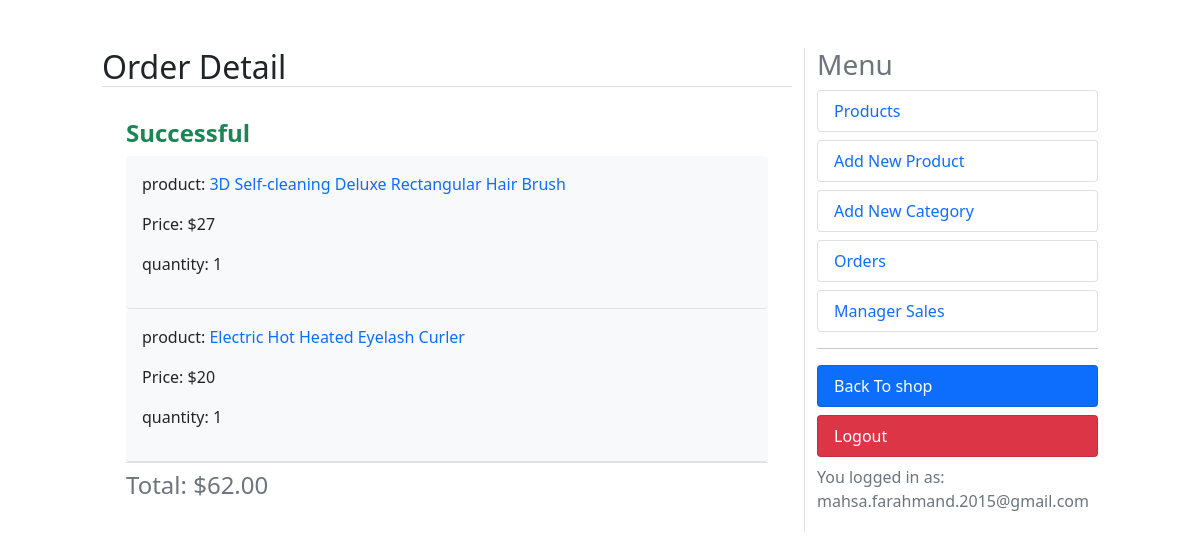
The app's page /dashboard/orders/detail/31 (signed in) with its own data.
### orders/models.py (models this page shows, shortened)
class OrderItem(models.Model):
    order = models.ForeignKey(Order, on_delete=models.CASCADE, related_name='items')
    product = models.ForeignKey(Product, on_delete=models.CASCADE, related_name='order_items')
    price = models.IntegerField()
    quantity = models.SmallIntegerField(default=1)
    def get_cost(self):
        return (self.price or 0) * (self.quantity or 0)

class Order(models.Model):
    user = models.ForeignKey(User, on_delete=models.CASCADE, related_name='orders')
    created = models.DateTimeField(auto_now_add=True)
    updated = models.DateTimeField(auto_now=True)
    status = models.BooleanField(default=False)
    shipping_price = models.DecimalField(max_digits=10, decimal_places=2, default=0)
    class Meta:
        ordering = ('-created',)
    @property
    def get_total_price(self):
        total_product_price = sum(item.get_cost() for item in self.items.all())
        return total_product_price + self.shipping_price

### shop/models.py (models this page shows, shortened)
class Product(models.Model):
    category = models.ForeignKey(Category, on_delete=models.CASCADE, related_name='category')
    image = models.ImageField(upload_to='products')
    title = models.CharField(max_length=250)
    description = models.TextField()
    price = models.IntegerField()
    date_created = models.DateTimeField(auto_now_add=True)
    added_by = models.ForeignKey(settings.AUTH_USER_MODEL, on_delete=models.SET_NULL, null=True, blank=True, related_name='products_added')
    is_approved = models.BooleanField(default=False)
    slug = models.SlugField(unique=True)
    class Meta:
        ordering = ('-date_created',)
    def get_absolute_url(self):
        return reverse('shop:product_detail', kwargs={'slug':self.slug})

### accounts/models.py (models this page shows, shortened)
class User(AbstractBaseUser):
    email = models.EmailField(verbose_name='email address', max_length=255, unique=True)
    full_name = models.CharField(max_length=100)
    is_active = models.BooleanField(default=True)
    is_admin = models.BooleanField(default=False)
    is_manager = models.BooleanField(default=False)
    likes = models.ManyToManyField(Product, blank=True, related_name='likes')
    objects = UserManager()
    USERNAME_FIELD = 'email'
    REQUIRED_FIELDS = ['full_name']

### dashboard/views.py (the view)
# urls.py: path('orders/detail/<int:id>', views.order_detail, name='order_detail'),
@user_passes_test(is_manager)
@login_required
def order_detail(request, id):
    order = Order.objects.filter(id=id, user=request.user).first()  # Ensure order belongs to the current manager
    if not order:
        raise Http404("Order does not exist or you do not have permission to view it.")
    items = OrderItem.objects.filter(order=order).all()
    context = {'title': 'Order Detail', 'items': items, 'order': order}
    return render(request, 'order_detail.html', context)

### cart/utils/cart.py (called while the page is built)
    def __iter__(self):
        product_ids = self.cart.keys()
        products = Product.objects.filter(id__in=product_ids)
        cart = self.cart.copy()
        for product in products:
            cart[str(product.id)]['product'] = product
        for item in cart.values():
            item['total_price'] = int(item['price']) * int(item['quantity'])
            yield item  # Yield each item for iteration

    def add_cart_session(self):
        cart = self.session.get(CART_SESSION_ID)
        if not cart:
            cart = self.session[CART_SESSION_ID] = {}
        return cart  # Return the cart

### dashboard/views.py (called while the page is built)
def is_manager(user):
    try:
        if not user.is_manager:
            raise Http404
        return True
    except:
        raise Http404

### sparkle/context_processors.py (called while the page is built)
def return_cart(request):
    cart = len(list(Cart(request)))
    return {'cart_count': cart}

def return_categories(request):
    categories = Category.objects.all()
    return {'categories': categories}

### dashboard/templates/order_detail.html
{% extends "dashboard.html" %}
{% block content %}
{% if order.status %}
    <h4><b class="text-success">Successful</b></h4>
{% else %}
    <h3><b class="text-danger">Cancelled</b></h3>
{% endif %}
{% for item in items  %}
<div class="bg-light rounded border-bottom p-3">
    <p>product:<a class="text-decoration-none" href="{{ item.product.get_absolute_url }}"> {{item.product.title}}</a></p>
    <p>Price: ${{item.price}}</p>
    <p>quantity: {{item.quantity}}</p>
</div>
{% endfor %}
<h4 class="border-top pt-2 text-muted">Total: ${{ order.get_total_price }}</h4>
{% endblock %}

### dashboard/templates/dashboard.html (shortened to what this page needs)
<!DOCTYPE html>
<html lang="en">
<head>
    <link href="https://cdn.jsdelivr.net/npm/bootstrap@5.1.3/dist/css/bootstrap.min.css" rel="stylesheet">
</head>
<body>
    <div class="row mt-5">
        <div class="col-md-1"></div>
        <div class="col-md-7">
            <h2 class="border-bottom text-capitalize">{{ title }}</h2>
            <div class="p-4">
                {% block content %}{% endblock %}
            </div>
        </div>
        <div class="col-md-3 border-start">
            <h3 class="text-muted">Menu</h3>
            <a class="text-decoration-none" href="{% url 'dashboard:products' %}">
                <li class="rounded list-group-item  text-primary">Products</li>
            </a>
            <a class="text-decoration-none" href="{% url 'dashboard:add_product' %}">
                <li class="rounded list-group-item mt-2 text-primary">Add New Product</li>
            </a>
            <a class="text-decoration-none" href="{% url 'dashboard:add_category' %}">
                <li class="rounded list-group-item mt-2  text-primary">Add New Category</li>
            </a>
            <a class="text-decoration-none" href="{% url 'dashboard:orders' %}">
                <li class="rounded list-group-item mt-2  text-primary">Orders</li>
            </a>
            <a class="text-decoration-none" href="{% url 'dashboard:manager_sales' %}">
                <li class="rounded list-group-item mt-2 text-primary">Manager Sales</li>
            </a>
            <hr>
            <a class="text-decoration-none" href="{% url 'shop:home_page' %}">
                <li class="rounded list-group-item bg-primary mt-2  text-white">Back To shop</li>
            </a>
            <a class="text-decoration-none" href="{% url 'accounts:user_logout' %}">
                <li class="rounded list-group-item bg-danger mt-2  text-white">Logout</li>
            </a>
            <div class="text-muted mt-2">You logged in as: {{ request.user.email }}</div>
        </div>
        <div class="col-md-1 "></div>
    </div>
</body>
</html>

### records on screen
OrderItem: product "3D Self-cleaning Deluxe Rectangular Hair Brush", price "27", quantity "1"
OrderItem: product "Electric Hot Heated Eyelash Curler", price "20", quantity "1"
Order: get_total_price "62.00"
User: user.email "mahsa.farahmand.2015@gmail.com"

### other values on screen
{{ title }} "Order Detail"
